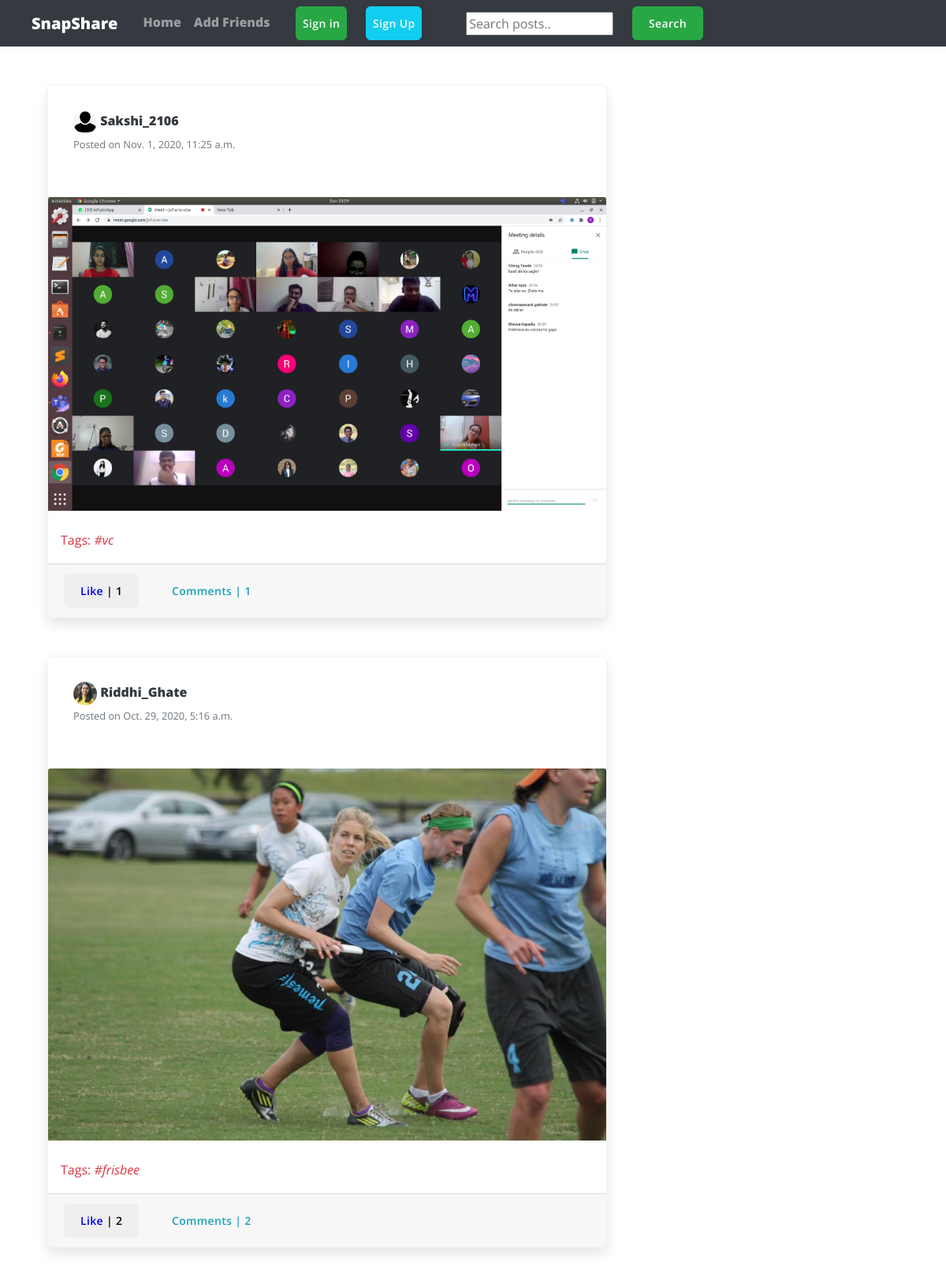
The page / on the database its author committed.
### feed/models.py (models this page shows, shortened)
class Post(models.Model):
	caption = models.CharField(max_length=255, blank=True)
	pic = models.ImageField(upload_to='path/to/img')
	date_posted = models.DateTimeField(default=timezone.now)
	user_name = models.ForeignKey(User, on_delete=models.CASCADE)
	tags = models.CharField(max_length=100, blank=True)

### users/models.py (models this page shows, shortened)
class Profile(models.Model):
	user = models.OneToOneField(User, on_delete=models.CASCADE)
	image = models.ImageField(default='default.png', upload_to='profile_pics')
	slug = AutoSlugField(populate_from='user')
	bio = models.CharField(max_length=255, blank=True)
	friends = models.ManyToManyField("Profile", blank=True)
	def get_absolute_url(self):
		return "/users/{}".format(self.slug)

### feed/views.py (the view)
# urls.py: path('', PostListView.as_view(), name='home'),
class PostListView(ListView):
	model = Post
	template_name = 'feed/home.html'
	context_object_name = 'posts'
	ordering = ['-date_posted']
	paginate_by = 10
	def get_context_data(self, **kwargs):
		context = super(PostListView, self).get_context_data(**kwargs)
		if self.request.user.is_authenticated:
			liked = [i for i in Post.objects.all() if Like.objects.filter(user = self.request.user, post=i)]
			context['liked_post'] = liked
		return context

### feed/templates/feed/home.html (shortened to what this page needs)
{% extends "feed/layout.html" %}
{% load static %}
{% block searchform %}
<form class="form-inline my-2 my-lg-0 ml-5" action="{% url 'search_posts' %}" method="get">
  <input name="p" type="text" placeholder="Search posts..">
  <button class="btn btn-success my-2 my-sm-0 ml-4" type="submit">Search</button>
</form>
{% endblock searchform %}
{% block content %}
 	<div class="container">
	    <div class="row">
	      <div class="col-md-8">
	        {% for post in posts %}
	        <div class="card card-signin my-5">
	          <div class="card-body">
	          	<a href="{{ post.user_name.profile.get_absolute_url }}"><img src="{{ post.user_name.profile.image.url }}" class="rounded-circle" width="30" height="30" alt=""></a>
	          	<a class="text-dark" href="{{ post.user_name.profile.get_absolute_url }}"><b>{{ post.user_name }}</b></a>
	          	<br><small class="text-muted">Posted on {{ post.date_posted }}</small>
	          	<br><br>
	          </div>
	          <a href="{% url 'post-detail' post.id %}"><img class="card-img-top" src="{{ post.pic.url }}" alt=""></a>
	          {% if post.tags %}
	          <br>
	          <p class="text-danger ml-3"><b>Tags: <i>{{ post.tags }}</i></b></p>
	          {% endif %}
	          <div class="card-footer">
	          	<button class="btn btn-white mr-3 like" id="{{ post.id }}">
			        {% if post in liked_post %}
			            <a href="{% url 'post-like' %}" style="color:red;" id="likebtn{{ post.id }}"> Unlike</a> | {{post.likes.count}}
			        {% else %}
			            <a href="{% url 'post-like' %}" style="color:blue;" id="likebtn{{ post.id }}"> Like</a> | {{post.likes.count}}
			        {% endif %}
			    </button>
	          	<a class="btn btn-outline-info" href="{% url 'post-detail' post.id %}">Comments | {{ post.details.count }}</a>
	          </div>
	        </div>
	        {% endfor %}
	  	   </div>
	    </div>
	</div>
{% endblock content %}

### feed/static/styles.css (style rules this page uses)
:root { --input-padding-x: 1.5rem; --input-padding-y: .75rem; }
body { background-color: #abcd12; }
.card-signin { border: 0; border-radius: 1rem; box-shadow: 0 0.5rem 1rem 0 rgba(0, 0, 0, 0.1); }
.card-signin .card-body { padding: 2rem; }

### feed/static/profilepage.css (style rules this page uses)
:root { --blue: #5e72e4; --indigo: #5603ad; --purple: #8965e0; --pink: #f3a4b5; --red: #f5365c; --orange: #fb6340; --yellow: #ffd600; --green: #2dce89; --teal: #11cdef; --cyan: #2bffc6; --white: #fff; --gray: #8898aa; --gray-dark: #32325d; --light: #ced4da; --lighter: #e9ecef; --primary: #5e72e4; --secondary: #f7fafc; --success: #2dce89; --info: #11cdef; --warning: #fb6340; --danger: #f5365c; --light: #adb5bd; --dark: #212529; --default: #172b4d; --white: #fff; --neutral: #fff; --darker: black; --breakpoint-xs: 0; --breakpoint-sm: 576px; --breakpoint-md: 768px; --breakpoint-lg: 992px; --breakpoint-xl: 1200px; --font-family-monospace: SFMono-Regular, Menlo, Monaco, Consolas, 'Liberation Mono', 'Courier New', monospace; }
*, *::before, *::after { box-sizing: border-box; }
body { font-family: Open Sans, sans-serif; font-size: 1rem; font-weight: 900; line-height: 1.5; margin: 0; text-align: left; color: #525f7f; background-color: #fff; }
p { margin-top: 0; margin-bottom: 1rem; }
a { text-decoration: none; color: #5e72e4; background-color: transparent; -webkit-text-decoration-skip: objects; }
img { vertical-align: middle; border-style: none; }
button { border-radius: 0; }
input, button { font-family: inherit; font-size: inherit; line-height: inherit; margin: 0; }
button, input { overflow: visible; }
button { text-transform: none; }
button, [type='reset'], [type='submit'] { -webkit-appearance: button; }
.btn { font-size: 1rem; font-weight: 600; line-height: 1.5; display: inline-block; padding: .625rem 1.25rem; -webkit-user-select: none; -moz-user-select: none; -ms-user-select: none; user-select: none; transition: color .15s ease-in-out, background-color .15s ease-in-out, border-color .15s ease-in-out, box-shadow .15s ease-in-out; text-align: center; vertical-align: middle; white-space: nowrap; border: 1px solid transparent; border-radius: .375rem; }
.btn:not(:disabled):not(.disabled) { cursor: pointer; }
.card { position: relative; display: flex; flex-direction: column; min-width: 0; word-wrap: break-word; border: 1px solid rgba(0, 0, 0, .05); border-radius: .375rem; background-color: #fff; background-clip: border-box; }
.card-body { padding: 1.5rem; flex: 1 1 auto; }
.rounded-circle { border-radius: 50% !important; }
.btn { font-size: .875rem; position: relative; transition: all .15s ease; letter-spacing: .025em; text-transform: none; will-change: transform; }
.btn:not(:last-child) { margin-right: .5rem; }
[class*='btn-outline-'] { border-width: 1px; }
p { font-size: 1rem; font-weight: 300; line-height: 1.7; }

### rows shown on the page
Post: user_name.profile.image (placeholder picture), user_name "Sakshi_2106", date_posted "Nov. 1, 2020, 11:25 a.m.", pic (picture), tags "#vc", likes.count "1", details.count "1"
Post: user_name.profile.image (placeholder picture), user_name "Riddhi_Ghate", date_posted "Oct. 29, 2020, 5:16 a.m.", pic (picture), tags "#frisbee", likes.count "2", details.count "2"
